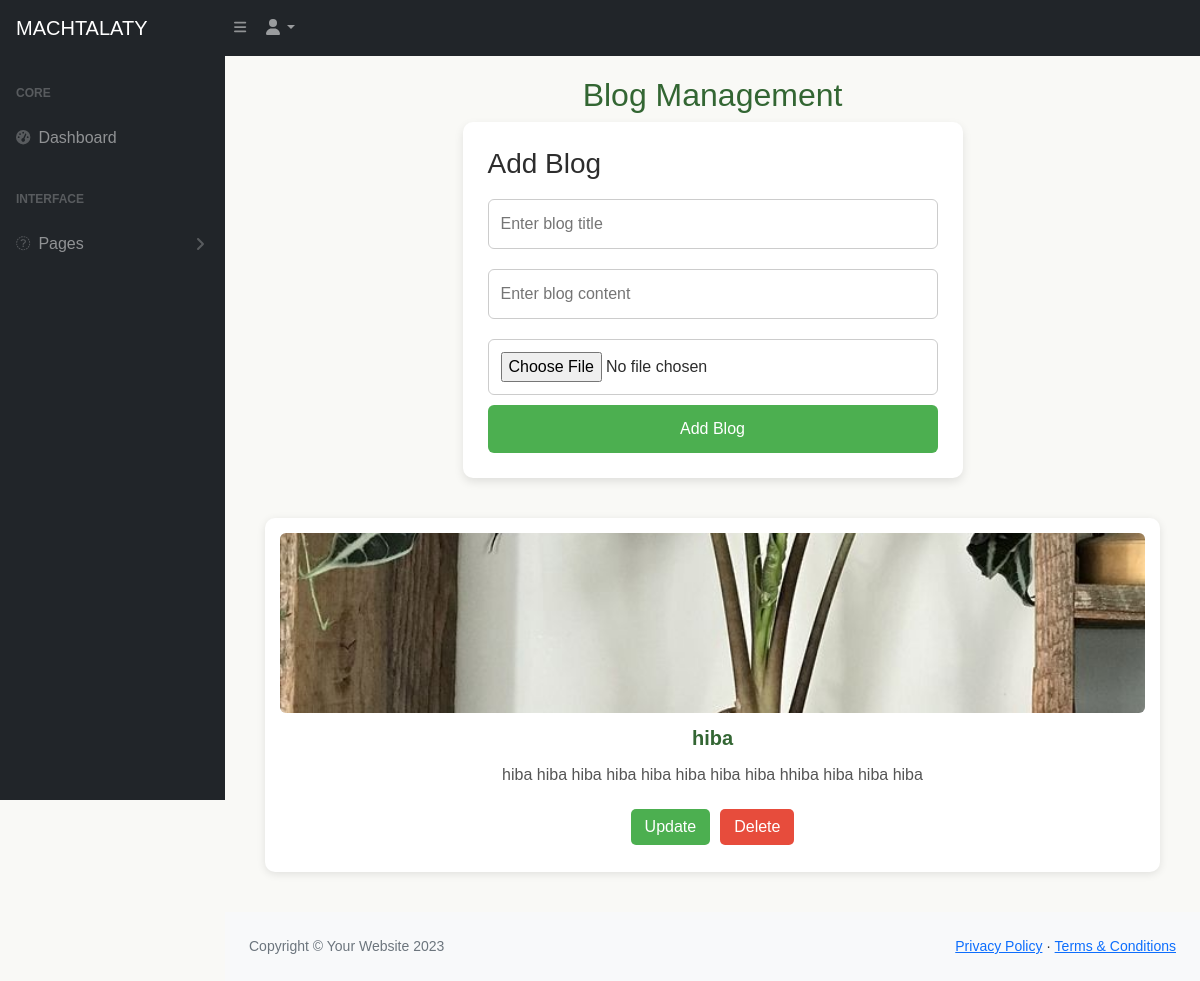
Screenshot of /admin/adminM_blog.php with the database file from the repository.
### tables this page shows
CREATE TABLE `blog` (
  `id` int(11) NOT NULL,
  `name` varchar(255) NOT NULL,
  `text` text NOT NULL,
  `image` varchar(255) NOT NULL,
  `created_at` timestamp NOT NULL DEFAULT current_timestamp()
);

### admin/adminM_blog.php (the view, shortened to what this page needs)
<?php
include('../admin/includs/header.php');
$conn = new mysqli('localhost', 'root', '', 'machtala');
?>
<!DOCTYPE html>
<html lang="en">
<head>
    <link rel="stylesheet" href="../admin/css/adminM_blog.css">
    <link rel="stylesheet" href="https://cdnjs.cloudflare.com/ajax/libs/font-awesome/6.0.0/css/all.min.css">
</head>
<body>
<h1 class="title">Blog Management</h1>
<section>
    <form class="form" method="post" enctype="multipart/form-data">
        <h3 class="add_product">Add Blog</h3>
        <input type="text" name="name" class="form--input" placeholder="Enter blog title" required>
        <input type="text" name="text" class="form--input" placeholder="Enter blog content" required>
        <input type="file" name="image" accept="image/*" class="form--input" required>
        <input type="submit" value="Add Blog" name="add_product" class="form--submit">
    </form>
</section>
<section class="show-products">
    <div class="box-container">
        <?php
        $result = $conn->query("SELECT * FROM blog");
        if ($result->num_rows > 0) {
            while ($row = $result->fetch_assoc()) {
                echo '<div class="box">';
                echo '<img src="uploaded_img/' . htmlspecialchars($row['image']) . '" alt="">';
                echo '<div class="name">' . htmlspecialchars($row['name']) . '</div>';
                echo '<div class="text">' . htmlspecialchars($row['text']) . '</div>';
                echo '<div class="btn">';
                echo '<a href="../admin/update_blog.php?name=' . urlencode($row['name']) . '" class="update-btn">Update</a>';
                echo '<a href="?delete=' . $row['id'] . '" class="delete-btn" onclick="return confirm(\'Are you sure you want to delete this blog?\');">Delete</a>';
                echo '</div></div>';
            }
        } else {
            echo '<p class="empty">No blog posts added yet.</p>';
        }
        ?>
    </div>
</section>
<?php
include('../admin/includs/footer.php');
include('../admin/includs/scripts.php');
?>
</body>
</html>

### admin/css/adminM_blog.css (style rules this page uses)
body { font-family: 'Cairo', sans-serif; background-color: #f9f9f6; margin: 0; padding: 0; color: #2d2d2d; }
h1.title { text-align: center; margin-top: 20px; color: #336633; font-size: 32px; }
.form { width: 90%; max-width: 500px; margin: auto; background: #fff; padding: 25px; border-radius: 10px; box-shadow: 0 4px 10px rgba(0,0,0,0.1); }
.form--input { width: 100%; padding: 12px; margin: 10px 0; border: 1px solid #ccc; border-radius: 6px; }
.form--submit { background-color: #4CAF50; color: white; border: none; padding: 12px; width: 100%; border-radius: 6px; font-size: 16px; cursor: pointer; transition: background-color 0.3s; }
.show-products .box-container { display: grid; grid-template-columns: repeat(auto-fit, minmax(250px, 1fr)); gap: 20px; padding: 40px; }
.show-products .box { background-color: #fff; border-radius: 10px; overflow: hidden; box-shadow: 0 2px 8px rgba(0,0,0,0.1); padding: 15px; text-align: center; }
.show-products .box img { width: 100%; height: 180px; object-fit: cover; border-radius: 6px; }
.show-products .box .name { font-weight: bold; font-size: 20px; color: #336633; margin: 10px 0; }
.show-products .box .text { color: #555; font-size: 16px; margin-bottom: 10px; }
.btn a { text-decoration: none; background-color: #4CAF50; color: white; padding: 6px 14px; border-radius: 5px; margin: 5px; display: inline-block; transition: background-color 0.3s; }
.delete-btn { background-color: #e74c3c !important; }

### rows the page displays
blog: image (picture), name "hiba", text "hiba hiba hiba hiba hiba hiba hiba hiba hhiba hiba hiba hiba"
